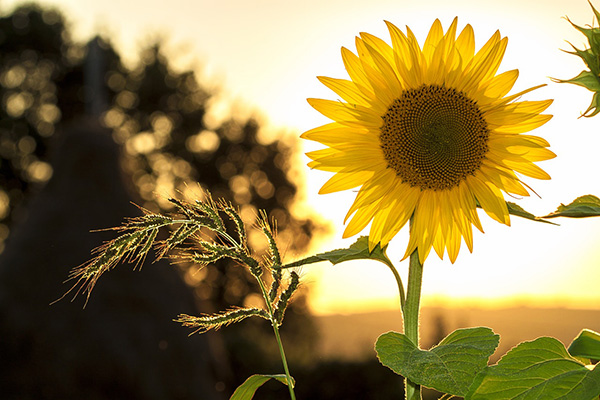
#> input picture sunflower.jpg, 600 x 400 px
$ python main.py
#> lines starting #> are read from the running program, lines starting #| are printed output that depends on the picture; after the words box and inside, x2 and y2 are one past the last pixel; in counts of white or black regions, pixels touching at a corner belong together
#> further down, src_image is the input picture: shape (400, 600, 3); mean B, G, R 78.6, 128.9, 146.8
import numpy
import cv2
import math

def img_rot(src_image, deg):
    #convert from degress to radians
#> called with deg = 120
    rad = math.radians(deg)

    #store value of source image height and width
    src_h, src_w = src_image.shape[0], src_image.shape[1]
#> src_h = 400; src_w = 600
    mid_x_src, mid_y_src = src_w//2, src_h//2
#> mid_x_src = 300; mid_y_src = 200

    #calculate value of output image height and width
    out_h = round(abs(src_w*math.sin(rad)) + abs(src_h*math.cos(rad)))
#> out_h = 720
    out_w = round(abs(src_w*math.cos(rad)) + abs(src_h*math.sin(rad)))
#> out_w = 646

    #calculate mid point to use as origin
    mid_x_out, mid_y_out = out_w//2, out_h//2
#> mid_x_out = 323; mid_y_out = 360
    out_image = numpy.uint8(numpy.zeros((out_h, out_w, src_image.shape[2])))

    for i in range(src_h):
        for j in range(src_w):
            #transformation and rotation
            x = round((j-mid_x_src) * math.cos(rad) + (i-mid_y_src) * math.sin(rad))
            y = round(-(j-mid_x_src)*math.sin(rad) + (i-mid_y_src)*math.cos(rad))

            #transform back
            x += mid_x_out
            y += mid_y_out

            #check if in bound
            if 0 <= x < out_w and 0 <=y <out_h:
                out_image[y][x] = src_image[i][j]
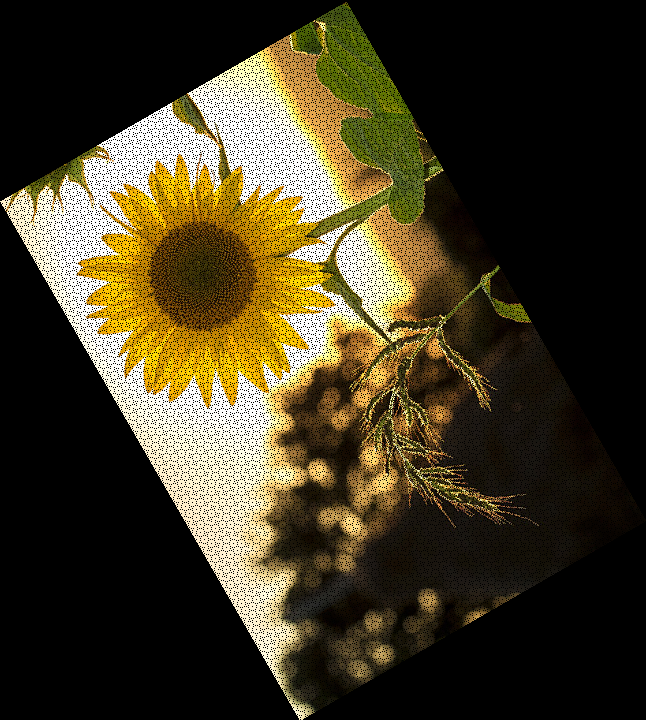
#> out_image: shape (720, 646, 3); mean B, G, R 35.1, 57.6, 65.6

    #this block of code is similar to the top block. it is used to fill out the hole when there is error from converting from float to int
    for i in range(out_h):
        for j in range(out_w):
            x = round((j-mid_x_out) * math.cos(rad)-(i-mid_y_out)*math.sin(rad))
            y = round((j-mid_x_out)* math.sin(rad) + (i-mid_y_out)* math.cos(rad))

            x += mid_x_src
            y += mid_y_src

            if 0 <= x < src_w and 0 <= y < src_h:
                out_image[i][j] = src_image[y][x]
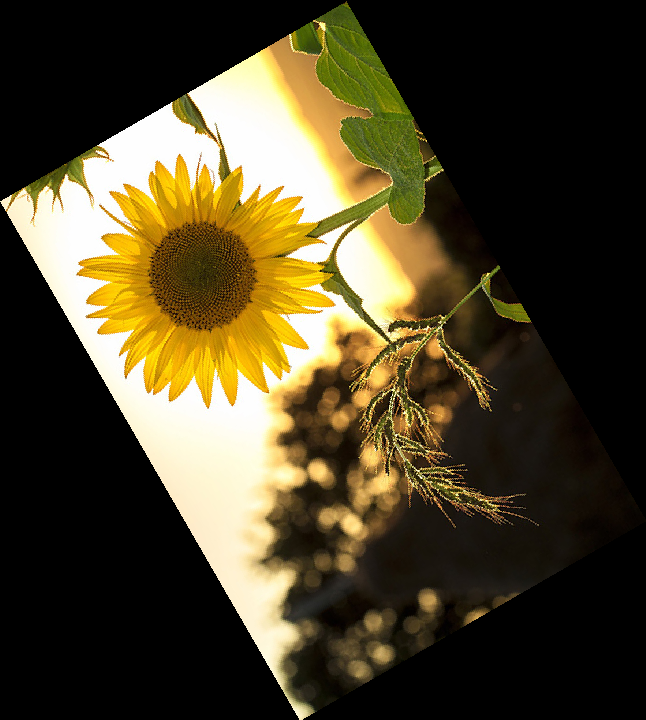
#> out_image: shape (720, 646, 3); 10.43% of pixels changed, all inside (x1, y1, x2, y2) = (2, 1, 646, 720)

    return out_image


#main
#you can put any image you want
src_image = cv2.imread("sunflower.jpg")
#in this case 120 is the angle of rotation
out_image = img_rot(src_image, 120)
#output new image
cv2.imwrite("new_sunflower2.jpg", out_image)
print("Success!")
